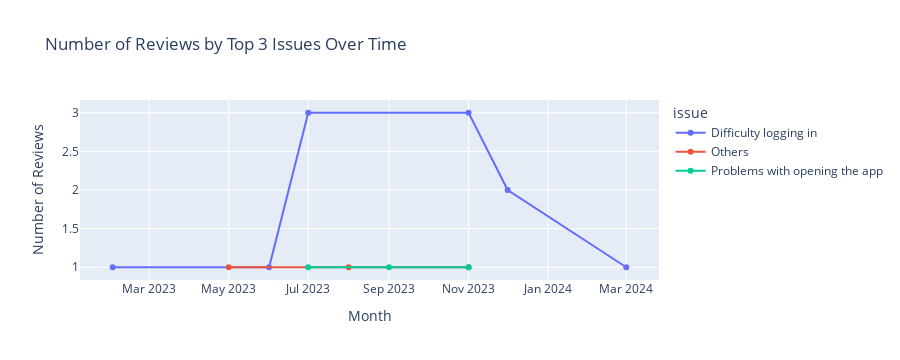

This figure's notebook cell:
### Markdown cell above
Competition

### Code cell
clean_competition = preprocess(data, competition)
plot_top_n_issues_time_series(clean_competition, top_n=3)

### Figure 1 — Plotly figure (JSON) as saved in the notebook; plotly's stock layout.template omitted (floating-point values rounded to 4 significant figures)
{"data": [{"hovertemplate": "issue=Difficulty logging in<br>month_year=%{x}<br>count=%{y}<extra></extra>", "legendgroup": "Difficulty logging in", "line": {"color": "#636efa", "dash": "solid"}, "marker": {"symbol": "circle"}, "mode": "lines+markers", "name": "Difficulty logging in", "orientation": "v", "showlegend": true, "type": "scatter", "x": ["2023-02", "2023-06", "2023-07", "2023-11", "2023-12", "2024-03"], "xaxis": "x", "y": [1, 1, 3, 3, 2, 1], "yaxis": "y"}, {"hovertemplate": "issue=Others<br>month_year=%{x}<br>count=%{y}<extra></extra>", "legendgroup": "Others", "line": {"color": "#EF553B", "dash": "solid"}, "marker": {"symbol": "circle"}, "mode": "lines+markers", "name": "Others", "orientation": "v", "showlegend": true, "type": "scatter", "x": ["2023-05", "2023-08", "2023-11"], "xaxis": "x", "y": [1, 1, 1], "yaxis": "y"}, {"hovertemplate": "issue=Problems with opening the app<br>month_year=%{x}<br>count=%{y}<extra></extra>", "legendgroup": "Problems with opening the app", "line": {"color": "#00cc96", "dash": "solid"}, "marker": {"symbol": "circle"}, "mode": "lines+markers", "name": "Problems with opening the app", "orientation": "v", "showlegend": true, "type": "scatter", "x": ["2023-07", "2023-09", "2023-11"], "xaxis": "x", "y": [1, 1, 1], "yaxis": "y"}], "layout": {"height": 360, "legend": {"title": {"text": "issue"}, "tracegroupgap": 0}, "title": {"text": "Number of Reviews by Top 3 Issues Over Time"}, "xaxis": {"anchor": "y", "autorange": true, "domain": [0, 1], "range": ["2023-01-06 09:04:49.7681", "2024-03-26 14:55:10.2319"], "title": {"text": "Month"}, "type": "date"}, "yaxis": {"anchor": "x", "autorange": true, "domain": [0, 1], "fixedrange": true, "range": [0.835, 3.165], "title": {"text": "Number of Reviews"}, "type": "linear"}}}
